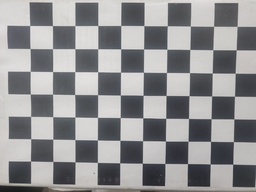
#> input picture DIP/ch12/images/checker.jpg, 256 x 192 px, shrunk from 885 x 663 before the run
$ python moravec_coner_detection.py
#> lines starting #> are read from the running program, lines starting #| are printed output that depends on the picture
import cv2
import numpy as np
import matplotlib.pyplot as plt


def moravec_corner_detection(image, window_size = 3, threshold = 100):
    # image size
#> called with window_size = 3, threshold = 100
    height, width = image.shape
#> height = 192; width = 256
    offset = window_size // 2

    corner_response = np.zeros_like(image, dtype = np.float32)

    for y in range(offset, height - offset):
        for x in range(offset, width - offset):
            min_e = float('inf')
            for dy, dx in [(-1, 0), (1, 0), (0, -1), (0, 1)]:
                e = 0
                for wy in range(-offset, offset + 1):
                    for wx in range(-offset, offset + 1):
                        try:
                            i1 = image[y + wy, x + wx]
                            i2 = image[y + wy + dy, x + wx + dx]
                            e += (i1 - i2) ** 2
                        except IndexError:
                            pass
                min_e = min(min_e, e)
            corner_response[y, x] = min_e
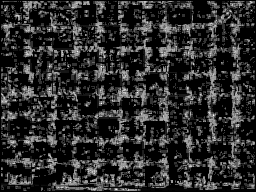
#> corner_response: shape (192, 256) float32; min 0, max 321069, mean 55494.6; drawn with min black and max white
    corners = np.argwhere(corner_response > threshold)
#> corners = 26116 pairs, first value 1 to 190, second value 1 to 254
    return corners, corner_response


image = cv2.imread('images/checker.jpg', cv2.IMREAD_GRAYSCALE)

# detect MORAVEC corners
corners, corner_response = moravec_corner_detection(image, window_size = 3, threshold = 100)

# visualize
output = cv2.cvtColor(image, cv2.COLOR_GRAY2BGR)
for y, x in corners:
    cv2.circle(output, (x, y), 3, (0, 255, 0), -1)
#> this loop made 26116 passes
#> x on passes 1 to 3: 1, 2, 3
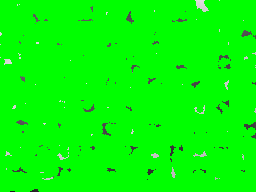
#> output: shape (192, 256, 3); mean B, G, R 3.3, 250.9, 3.3

plt.figure(figsize = (10, 10))
plt.imshow(cv2.cvtColor(output, cv2.COLOR_BGR2RGB))
plt.title("Moravec Corner Detection")
plt.axis('off')
plt.show()

## complete
